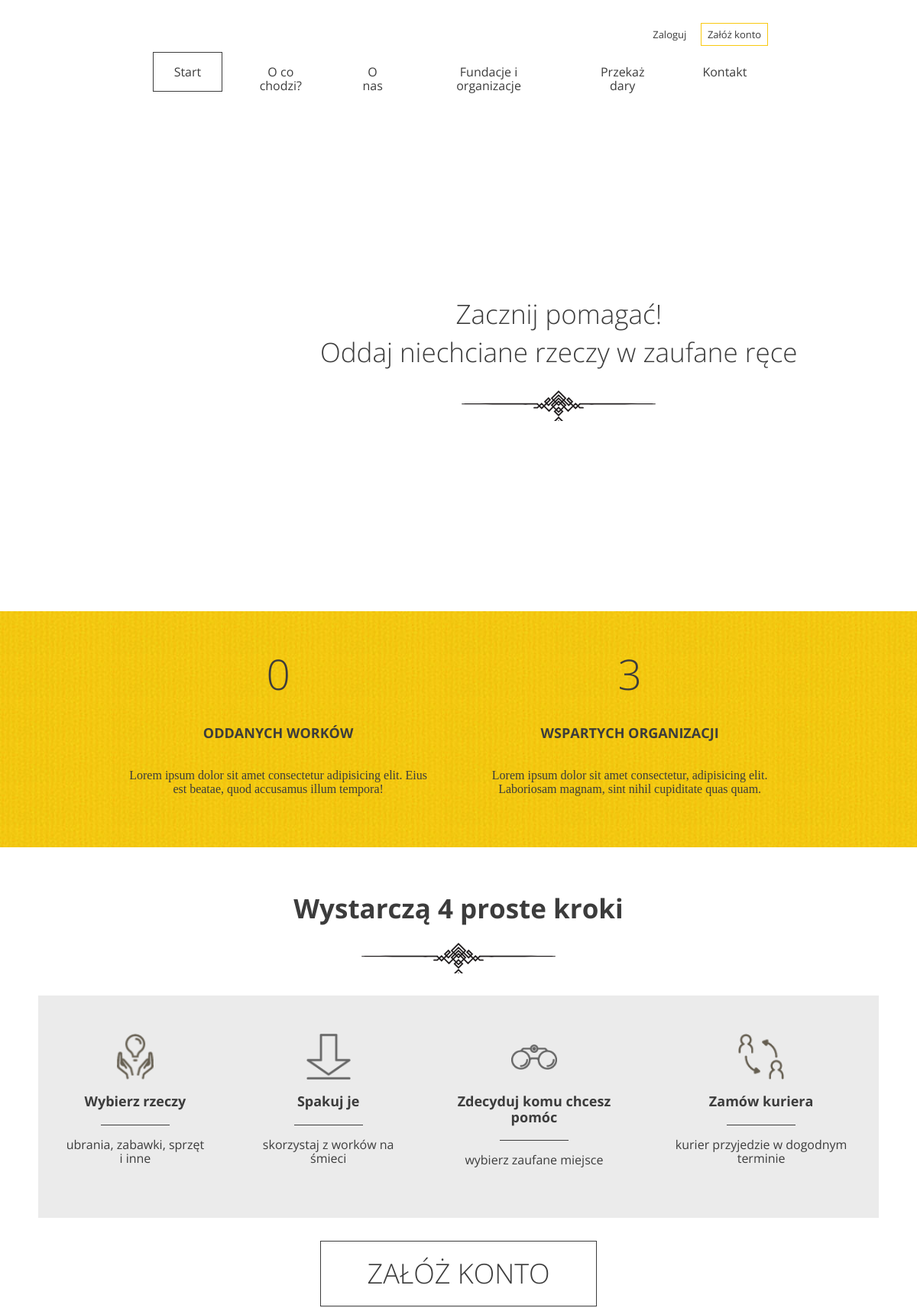
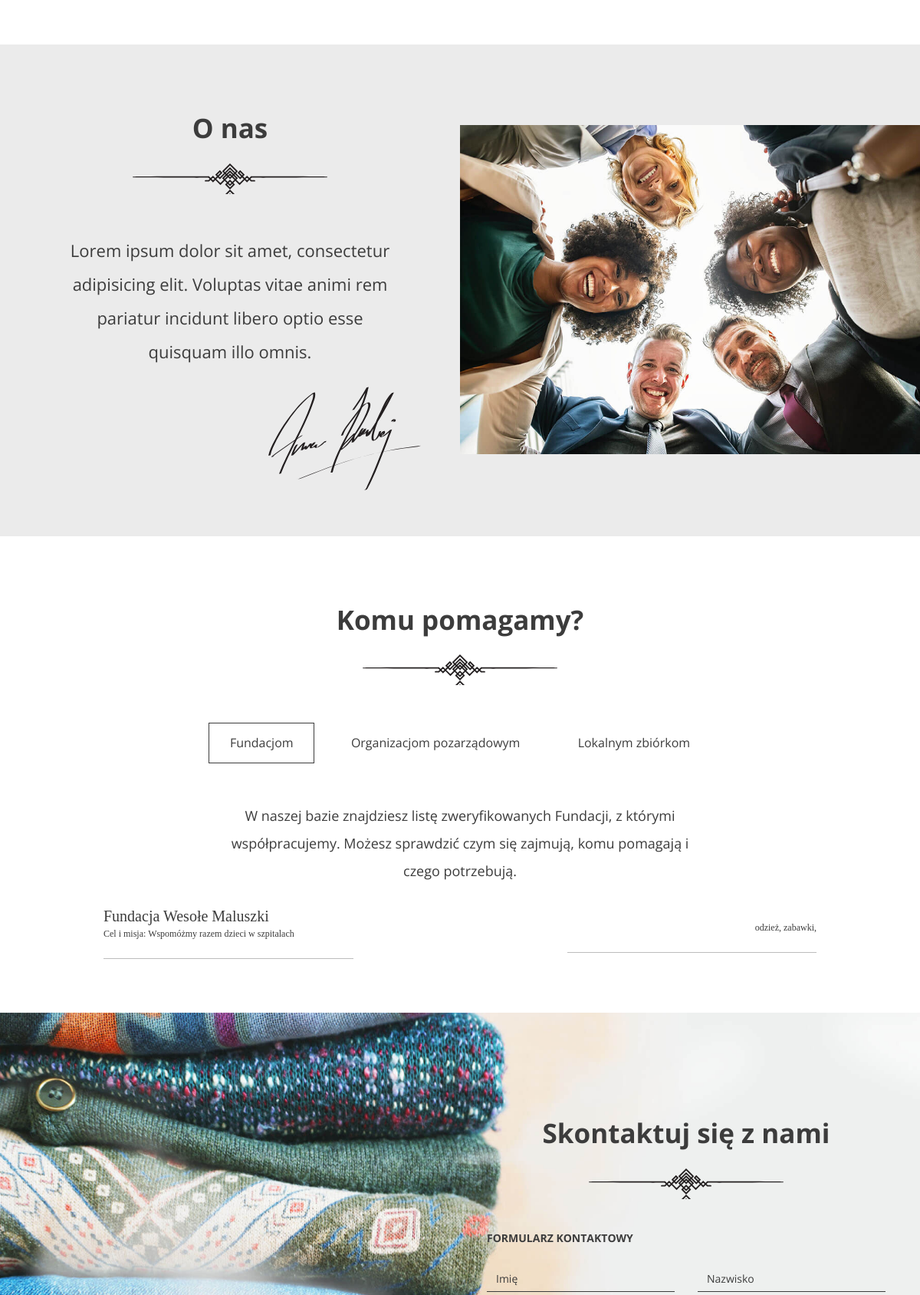
The app's page /index/ (upper part) with its own data (2 pictures, top to bottom).
### main_app/models.py (models this page shows, shortened)
class Institution(models.Model):
    name = models.CharField(max_length=64)
    description = models.TextField()
    type = models.IntegerField(choices=types, default=0)
    categories = models.ManyToManyField(Category)
    class Meta:
        ordering = ('name',)

class Category(models.Model):
    name = models.CharField(max_length=64)

### main_app/views.py (the view)
# urls.py: path('index/', LandingPage.as_view(), name='LandingPage' ),
class LandingPage(View):
    def get(self,request):
        user = request.user
        donations = Donation.objects.all()
        bags_count = 0
        for donation in donations:
            bags_count += donation.quantity
        organizations_count = Institution.objects.count()
        foundations = Institution.objects.filter(type=0)
        ngos = Institution.objects.filter(type=1)
        foundraisings = Institution.objects.filter(type=2)
        context = {'bags_count':bags_count,
                   'organizations_count':organizations_count,
                   'foundations':foundations,
                   'ngos':ngos,
                   'foundraisings':foundraisings,
                   'user':user,
                   }
        return render(request, 'main_app/index.html', context)

### main_app/templates/main_app/index.html (shortened to what this page needs)
{%  extends 'base.html' %}
{% load static %}
{% block content %}
    <header class="header--main-page">
      <nav class="container container--70">
      {% if user.is_authenticated %}
          <ul class="nav--actions">
          <li class="logged-user">
            Witaj {{ user }}
            <ul class="dropdown">
              <li><a href="/user_details/{{ user.pk }}">Profil</a></li>
              <li><a href="#">Ustawienia</a></li>
                {% if user.is_superuser %}
                <li><a href="/admin/">Panel administracyjny</a></li>
                {% endif %}
              <li><a href="/logout/">Wyloguj</a></li>
            </ul>
          </li>
        </ul>
      {% else %}
        <ul class="nav--actions">
          <li><a href="/login/" class="btn btn--small btn--without-border">Zaloguj</a></li>
          <li><a href="/register/" class="btn btn--small btn--highlighted">Załóż konto</a></li>
        </ul>
      {% endif %}
        <ul>
          <li><a href="" class="btn btn--without-border active">Start</a></li>
          <li><a href="#steps" class="btn btn--without-border">O co chodzi?</a></li>
          <li><a href="#about-us" class="btn btn--without-border">O nas</a></li>
          <li><a href="#help" class="btn btn--without-border">Fundacje i organizacje</a></li>
          <li><a href="/share/#important" class="btn btn--without-border">Przekaż dary</a></li>
          <li><a href="#contact" class="btn btn--without-border">Kontakt</a></li>
        </ul>
      </nav>
      <div class="slogan container container--90">
        <div class="slogan--item">
          <h1>
            Zacznij pomagać!<br />
            Oddaj niechciane rzeczy w zaufane ręce
          </h1>
        </div>
      </div>
    </header>
    <section id="stats" class="stats">
      <div class="container container--85">
        <div class="stats--item">
          <em>{{ bags_count }}</em>
          <h3>Oddanych worków</h3>
          <p>Lorem ipsum dolor sit amet consectetur adipisicing elit. Eius est beatae, quod accusamus illum tempora!</p>
        </div>
        <div class="stats--item">
          <em>{{ organizations_count }}</em>
          <h3>Wspartych organizacji</h3>
          <p>Lorem ipsum dolor sit amet consectetur, adipisicing elit. Laboriosam magnam, sint nihil cupiditate quas quam.</p>
        </div>
      </div>
    </section>
    <section id="steps" class="steps">
      <h2>Wystarczą 4 proste kroki</h2>
      <div class="steps--container">
        <div class="steps--item">
          <span class="icon icon--hands"></span>
          <h3>Wybierz rzeczy</h3>
          <p>ubrania, zabawki, sprzęt i inne</p>
        </div>
        <div class="steps--item">
          <span class="icon icon--arrow"></span>
          <h3>Spakuj je</h3>
          <p>skorzystaj z worków na śmieci</p>
        </div>
        <div class="steps--item">
          <span class="icon icon--glasses"></span>
          <h3>Zdecyduj komu chcesz pomóc</h3>
          <p>wybierz zaufane miejsce</p>
        </div>
        <div class="steps--item">
          <span class="icon icon--courier"></span>
          <h3>Zamów kuriera</h3>
          <p>kurier przyjedzie w dogodnym terminie</p>
        </div>
      </div>
      <a href="/register/" class="btn btn--large">Załóż konto</a>
    </section>
    <section id="about-us" class="about-us">
      <div class="about-us--text">
        <h2>O nas</h2>
        <p>Lorem ipsum dolor sit amet, consectetur adipisicing elit. Voluptas vitae animi rem pariatur incidunt libero optio esse quisquam illo omnis.</p>
        <img src="/static/images/signature.svg" class="about-us--text-signature" alt="Signature" />
      </div>
      <div class="about-us--image"><img src="/static/images/about-us.jpg" alt="People in circle" /></div>
    </section>
     <section id="help" class="help">
      <h2>Komu pomagamy?</h2>
      <ul class="help--buttons">
        <li data-id="1"><a href="#" class="btn btn--without-border active">Fundacjom</a></li>
        <li data-id="2"><a href="#" class="btn btn--without-border">Organizacjom pozarządowym</a></li>
        <li data-id="3"><a href="#" class="btn btn--without-border">Lokalnym zbiórkom</a></li>
      </ul>
      <div class="help--slides active" data-id="1">
        <p>W naszej bazie znajdziesz listę zweryfikowanych Fundacji, z którymi współpracujemy. Możesz sprawdzić czym się zajmują, komu pomagają i czego potrzebują.</p>
        <ul class="help--slides-items">
            {%  for foundation in foundations %}
          <li>
            <div class="col">
              <div class="title">Fundacja {{ foundation.name }}</div>
              <div class="subtitle">Cel i misja: {{ foundation.description }}</div>
            </div>
            <div class="col"><div class="text">
                {% for category in foundation.categories.all %}
                {{ category.name}},
                {% endfor %}
                    </div></div>
          </li>
            {% endfor %}
      </div>
    </section>
{% endblock %}

### records on screen
Institution: name "Wesołe Maluszki", description "Wspomóżmy razem dzieci w szpitalach"
Category: name "odzież"
Category: name "zabawki"

### other values on screen
{{ bags_count }} "0"
{{ organizations_count }} "3"
